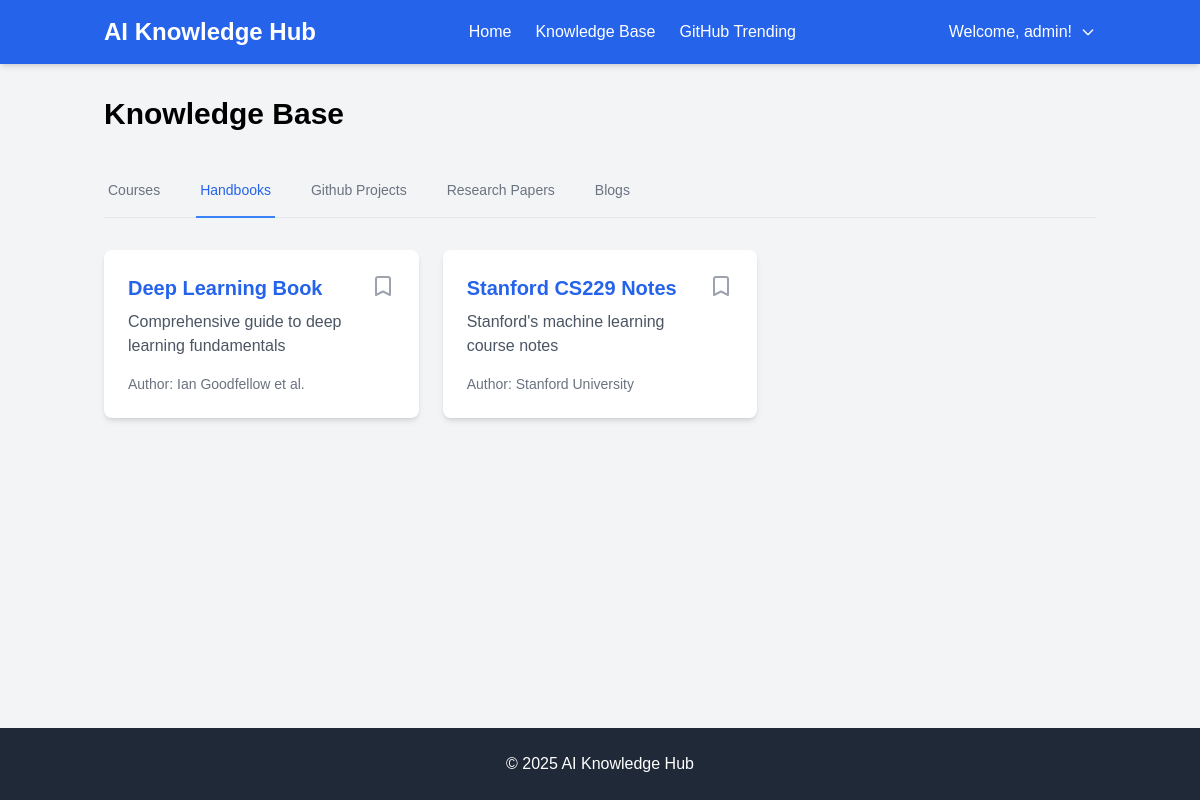
/knowledge-base?tab=handbooks (signed in), run on the app's committed database.
### models.py (models this page shows, shortened)
class User(UserMixin, db.Model):
    id = db.Column(db.Integer, primary_key=True)
    username = db.Column(db.String(80), unique=True, nullable=False)
    email = db.Column(db.String(120), unique=True, nullable=False)
    password_hash = db.Column(db.String(128))
    is_admin = db.Column(db.Boolean, default=False)
    created_at = db.Column(db.DateTime, default=datetime.utcnow)
    bookmarks = db.relationship('Bookmark', backref='user', lazy=True)

class Handbook(db.Model):
    id = db.Column(db.Integer, primary_key=True)
    title = db.Column(db.String(200), nullable=False)
    url = db.Column(db.String(500), nullable=False)
    author = db.Column(db.String(200))
    description = db.Column(db.Text)
    created_at = db.Column(db.DateTime, default=datetime.utcnow)

### app.py (the view)
@app.route('/knowledge-base')
@login_required
def knowledge_base():
    active_tab = request.args.get('tab', 'courses')
    categories = {
        "courses": Course.query.all(),
        "handbooks": Handbook.query.all(),
        "github_projects": GitHubProject.query.all(),
        "research_papers": ResearchPaper.query.all(),
        "blogs": Blog.query.all()
    }
    bookmarks = Bookmark.query.filter_by(
        user_id=current_user.id,
        resource_type=active_tab
    ).all()
    bookmarked_ids = [bookmark.resource_id for bookmark in bookmarks]
    return render_template('knowledge_base.html',
                         categories=categories,
                         active_tab=active_tab,
                         bookmarked_ids=bookmarked_ids)

### app.py (called while the page is built)
@login_manager.user_loader
def load_user(user_id):
    return User.query.get(int(user_id))

def login_required(f):
    @wraps(f)
    def decorated_function(*args, **kwargs):
        if 'user_id' not in session:
            return redirect(url_for('login'))
        return f(*args, **kwargs)
    return decorated_function

### templates/knowledge_base.html (shortened to what this page needs)
{% extends "base.html" %}
{% block content %}
<div class="max-w-7xl mx-auto">
    <h1 class="text-3xl font-bold mb-8">Knowledge Base</h1>
    <div class="border-b border-gray-200 mb-8">
        <nav class="-mb-px flex space-x-8">
            {% for tab in ['courses', 'handbooks', 'github_projects', 'research_papers', 'blogs'] %}
            <a href="{{ url_for('knowledge_base', tab=tab) }}"
               class="{% if active_tab == tab %}border-blue-500 text-blue-600{% else %}border-transparent text-gray-500 hover:text-gray-700 hover:border-gray-300{% endif %} whitespace-nowrap py-4 px-1 border-b-2 font-medium text-sm">
                {{ tab.replace('_', ' ').title() }}
            </a>
            {% endfor %}
        </nav>
    </div>
    <div class="grid grid-cols-1 md:grid-cols-2 lg:grid-cols-3 gap-6">
        {% for resource in categories[active_tab] %}
        <div class="bg-white rounded-lg shadow-md p-6">
            <div class="flex justify-between items-start">
                <div>
                    <h2 class="text-xl font-semibold mb-2">
                        <a href="{{ resource.url }}" target="_blank" class="text-blue-600 hover:text-blue-800">
                            {{ resource.title }}
                        </a>
                    </h2>
                    <p class="text-gray-600 mb-4">{{ resource.description }}</p>
                    {% if resource.author %}
                    <p class="text-sm text-gray-500">Author: {{ resource.author }}</p>
                    {% endif %}
                </div>
                {% set is_bookmarked = resource.id in bookmarked_ids %}
                <form action="{{ url_for('add_bookmark' if not is_bookmarked else 'remove_bookmark', resource_type=active_tab, resource_id=resource.id) }}" method="POST">
                    <button type="submit" class="text-{{ 'blue-600' if is_bookmarked else 'gray-400' }} hover:text-blue-600">
                        <svg class="w-6 h-6" fill="{{ 'currentColor' if is_bookmarked else 'none' }}" stroke="currentColor" viewBox="0 0 24 24">
                            <path stroke-linecap="round" stroke-linejoin="round" stroke-width="2" d="M5 5a2 2 0 012-2h10a2 2 0 012 2v16l-7-3.5L5 21V5z"></path>
                        </svg>
                    </button>
                </form>
            </div>
        </div>
        {% endfor %}
    </div>
</div>
{% endblock %}

### templates/base.html (shortened to what this page needs)
<!DOCTYPE html>
<html lang="en">
<head>
    <script src="https://cdn.tailwindcss.com"></script>
</head>
<body class="bg-gray-100 min-h-screen flex flex-col">
    <header class="bg-blue-600 text-white shadow-md">
        <div class="container mx-auto px-4 py-4">
            <div class="flex justify-between items-center">
                <h1 class="text-2xl font-bold">AI Knowledge Hub</h1>
                <nav>
                    <ul class="flex space-x-6">
                        {% if current_user.is_authenticated %}
                        <li><a href="{{ url_for('index') }}" class="hover:text-blue-200 transition-colors">Home</a></li>
                        <li><a href="{{ url_for('knowledge_base') }}" class="hover:text-blue-200 transition-colors">Knowledge Base</a></li>
                        <li><a href="{{ url_for('github_trending') }}" class="hover:text-blue-200 transition-colors">GitHub Trending</a></li>
                        {% else %}
                        <li><a href="{{ url_for('login') }}" class="hover:text-blue-200 transition-colors">Login</a></li>
                        <li><a href="{{ url_for('register') }}" class="hover:text-blue-200 transition-colors">Register</a></li>
                        {% endif %}
                    </ul>
                </nav>
                <div class="relative">
                    {% if current_user.is_authenticated %}
                        <button id="userMenuButton" class="flex items-center space-x-2 hover:text-blue-200 transition-colors">
                            <span>Welcome, {{ current_user.username }}!</span>
                            <svg class="w-4 h-4" fill="none" stroke="currentColor" viewBox="0 0 24 24">
                                <path stroke-linecap="round" stroke-linejoin="round" stroke-width="2" d="M19 9l-7 7-7-7"></path>
                            </svg>
                        </button>
                    {% endif %}
                </div>
            </div>
        </div>
    </header>
    <main class="container mx-auto px-4 py-8 flex-grow">
        {% block content %}{% endblock %}
    </main>
    <footer class="bg-gray-800 text-white py-6">
        <div class="container mx-auto px-4 text-center">
            <p>&copy; 2025 AI Knowledge Hub</p>
        </div>
    </footer>
</body>
</html>

### templates/base.html (style rules this page uses)
body { font-family: Arial, sans-serif; margin: 0; padding: 0; }

### data on the page
User: username "admin"
Handbook: title "Deep Learning Book", description "Comprehensive guide to deep learning fundamentals", author "Ian Goodfellow et al."
Handbook: title "Stanford CS229 Notes", description "Stanford's machine learning course notes", author "Stanford University"

### other printed values
{{ tab.replace('_', ' ').title() }} "Courses" "Handbooks" "Github Projects" "Research Papers" "Blogs"
